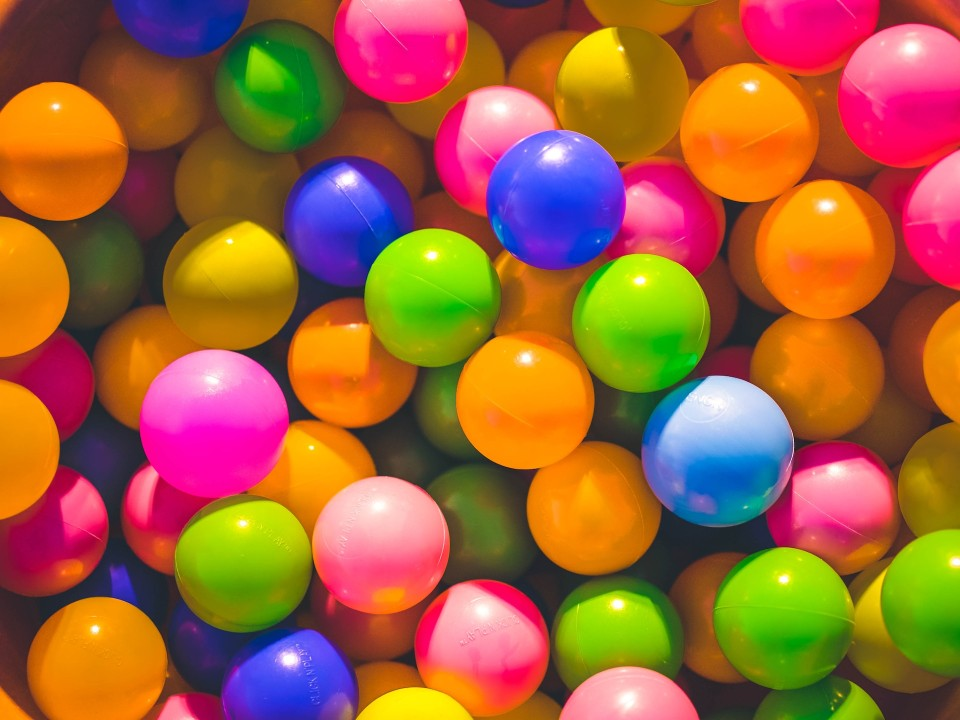
#> input picture Resource/img.jpeg, 960 x 720 px
$ jupyter execute 'Matplotlib & cv2.ipynb'
#> lines starting #> are read from the running program, lines starting #| are printed output that depends on the picture
[cell 1]
import cv2
import matplotlib.pyplot as plt

[cell 2]
img = cv2.imread(r'Resource/img.jpeg')
#> img is the input picture: shape (720, 960, 3); mean B, G, R 57.8, 97.6, 159.5

[cell 3]
plt.imshow(img)

[cell 4]
img.shape
#> Out = (720, 960, 3)

[cell 5]
img = img[:,:,::-1]
R = img[:,:,0]
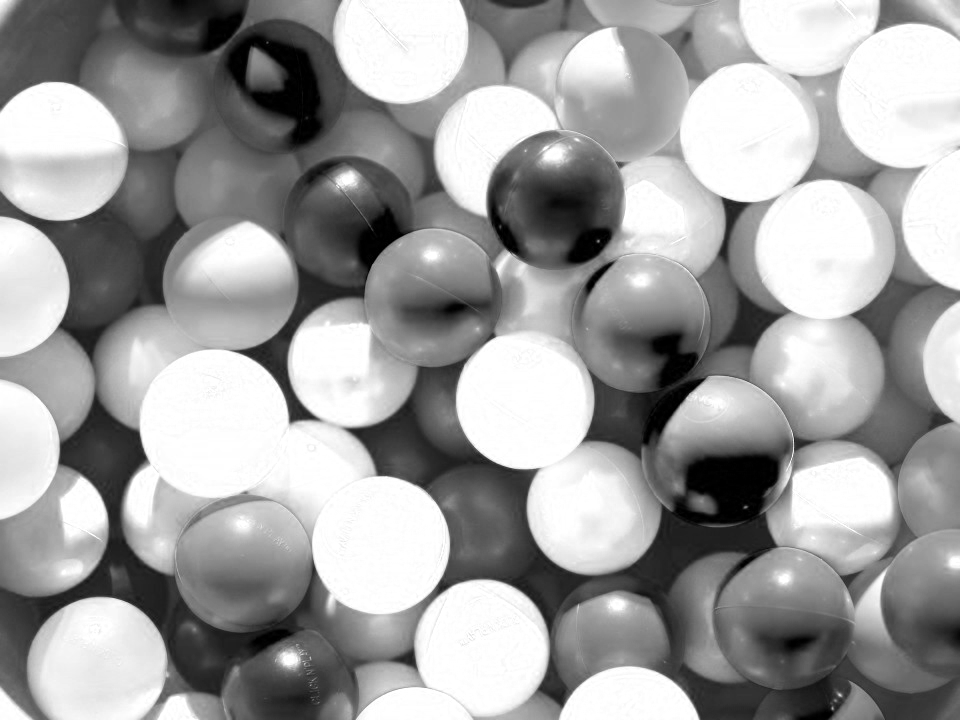
#> R: shape (720, 960); min 0, max 255, mean 159.5
G = img[:,:,1]
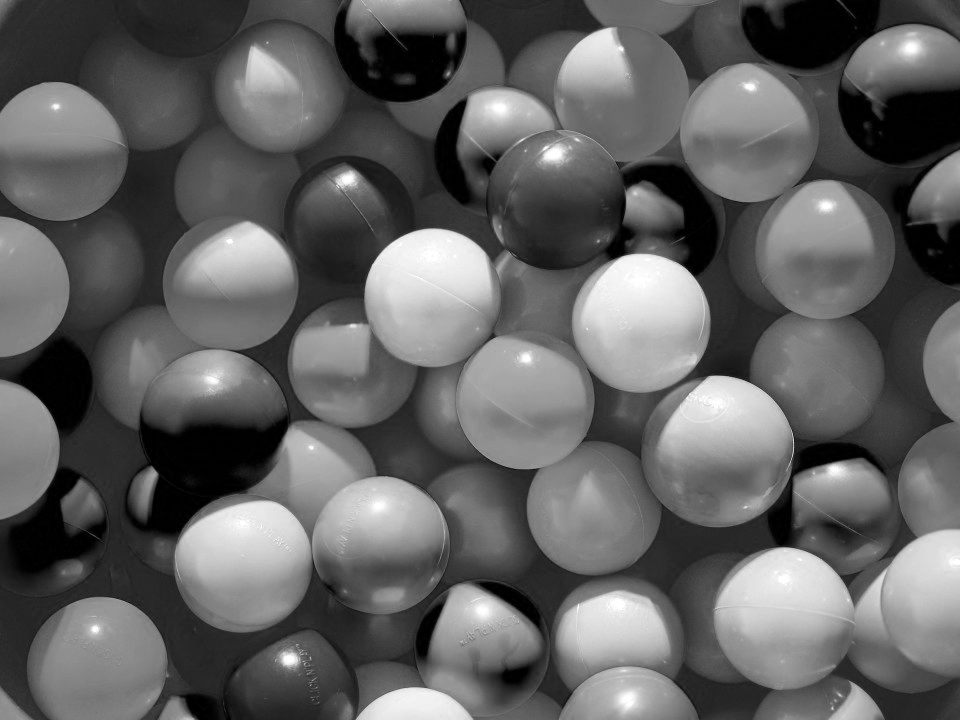
#> G: shape (720, 960); min 0, max 255, mean 97.6
B = img[:,:,2]
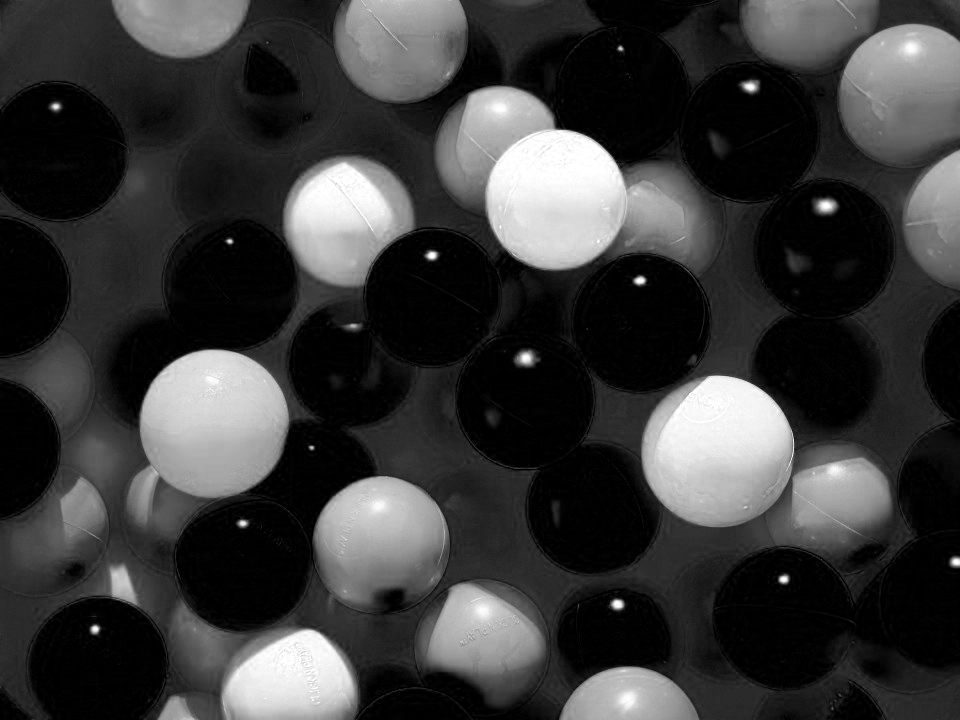
#> B: shape (720, 960); min 0, max 255, mean 57.8

[cell 6]
plt.figure(1)
plt.subplot(231)
plt.imshow(img)
plt.xticks([])
plt.yticks([])

plt.subplot(232)
plt.imshow(img)
plt.xticks([])
plt.yticks([])

plt.subplot(233)
plt.imshow(img)
plt.xticks([])
plt.yticks([])

plt.subplot(234)
plt.imshow(R,cmap='grey')
plt.xticks([])
plt.yticks([])
plt.title('Red')

plt.subplot(235)
plt.imshow(G,cmap='grey')
plt.xticks([])
plt.yticks([])
plt.title('Green')

plt.subplot(236)
plt.imshow(B,cmap='grey')
plt.xticks([])
plt.yticks([])
plt.title('Blue')

plt.show()
